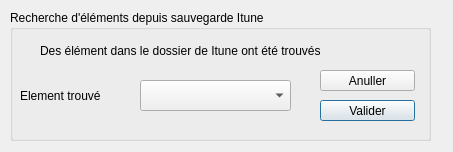
<?xml version="1.0" encoding="UTF-8"?>
<ui version="4.0">
 <class>ItuneSMSDialog</class>
 <widget class="QDialog" name="ItuneSMSDialog">
  <property name="geometry">
   <rect>
    <x>0</x>
    <y>0</y>
    <width>453</width>
    <height>152</height>
   </rect>
  </property>
  <property name="windowTitle">
   <string>Dialog</string>
  </property>
  <widget class="QGroupBox" name="groupBox">
   <property name="geometry">
    <rect>
     <x>10</x>
     <y>10</y>
     <width>421</width>
     <height>131</height>
    </rect>
   </property>
   <property name="title">
    <string>Recherche d'éléments depuis sauvegarde Itune</string>
   </property>
   <widget class="QComboBox" name="comboBox">
    <property name="geometry">
     <rect>
      <x>130</x>
      <y>70</y>
      <width>151</width>
      <height>31</height>
     </rect>
    </property>
   </widget>
   <widget class="QLabel" name="label">
    <property name="geometry">
     <rect>
      <x>10</x>
      <y>70</y>
      <width>121</width>
      <height>31</height>
     </rect>
    </property>
    <property name="text">
     <string>Element trouvé</string>
    </property>
   </widget>
   <widget class="QLabel" name="label_2">
    <property name="geometry">
     <rect>
      <x>30</x>
      <y>30</y>
      <width>351</width>
      <height>21</height>
     </rect>
    </property>
    <property name="text">
     <string>Des élément dans le dossier de Itune ont été trouvés</string>
    </property>
   </widget>
   <widget class="QPushButton" name="pushButton">
    <property name="geometry">
     <rect>
      <x>310</x>
      <y>90</y>
      <width>95</width>
      <height>21</height>
     </rect>
    </property>
    <property name="text">
     <string>Valider</string>
    </property>
   </widget>
   <widget class="QPushButton" name="pushButton_2">
    <property name="geometry">
     <rect>
      <x>310</x>
      <y>60</y>
      <width>95</width>
      <height>21</height>
     </rect>
    </property>
    <property name="text">
     <string>Anuller</string>
    </property>
   </widget>
  </widget>
 </widget>
 <resources/>
 <connections/>
</ui>
